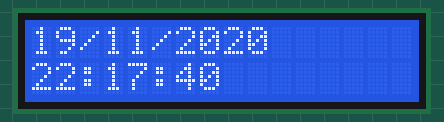
Simulated run of this sketch. Board: Arduino Uno, built with avr-gcc and run on an emulated ATmega328P. On the bench: 16×2 character LCD. The local clock reads 2024-03-15 10:24:30 at power-on unless the sketch sets it.

Above: at 0.1 s.
At 4.1 s:
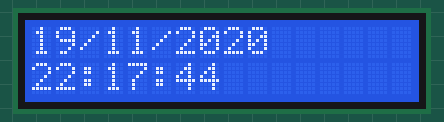
At 9.2 s:
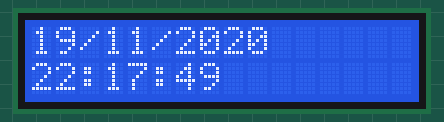
At 19.3 s:
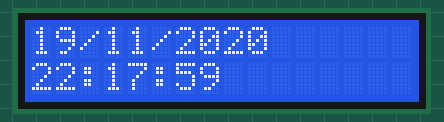
At 28.3 s:
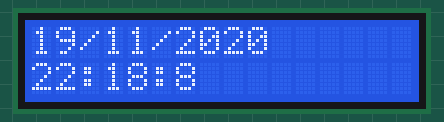
At 38.4 s:
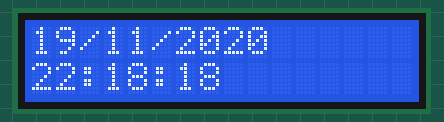

Measured:
- what the display in image 1 shows lasts 1.0 s, from 4.1 s to 5.1 s

The sketch:

Arduino_Clock.ino
```cpp
#include <virtuabotixRTC.h>
#include <LiquidCrystal.h>


int CLK_PIN = 6;
int DAT_PIN = 7;
int RST_PIN = 8;
virtuabotixRTC myRTC(CLK_PIN, DAT_PIN, RST_PIN);
int rs = 12, en = 11, d4 = 5, d5 = 4, d6 = 3, d7 = 2;
LiquidCrystal lcd(rs, en, d4, d5, d6, d7);

void setup() {
  lcd.begin(16, 2);
 Serial.begin(9600);
 myRTC.setDS1302Time(40, 17, 22, 4, 19, 11, 2020);     //saniye, dakika, saat, haftanın günü, ayın günü, ay, yıl
}


void loop() {

  myRTC.updateTime();

  lcd.clear();
  lcd.setCursor(0,0);
  lcd.print(myRTC.dayofmonth);
  lcd.print("/");
  lcd.print(myRTC.month);
  lcd.print("/");
  lcd.print(myRTC.year);
  lcd.setCursor(0, 1);
  lcd.print(myRTC.hours);
  lcd.print(":");
  lcd.print(myRTC.minutes);
  lcd.print(":");
  lcd.print(myRTC.seconds);
  delay(1000);
}
```
